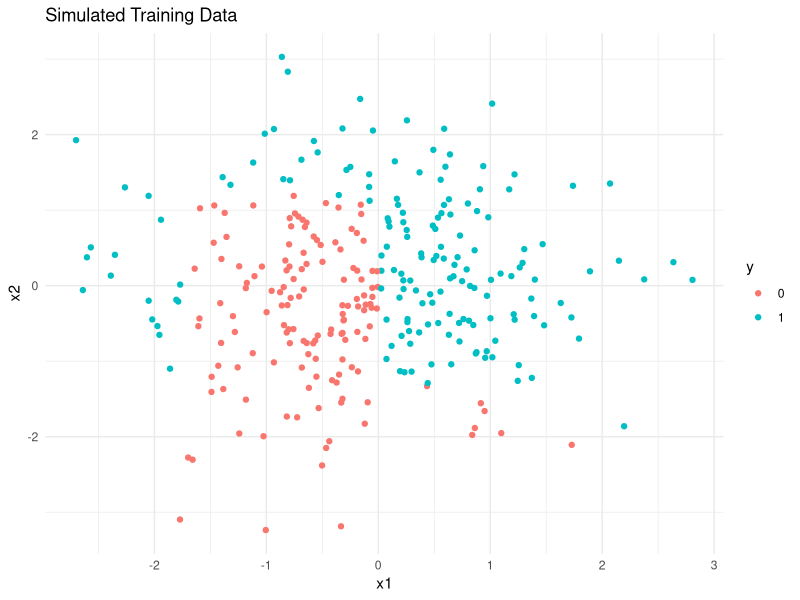
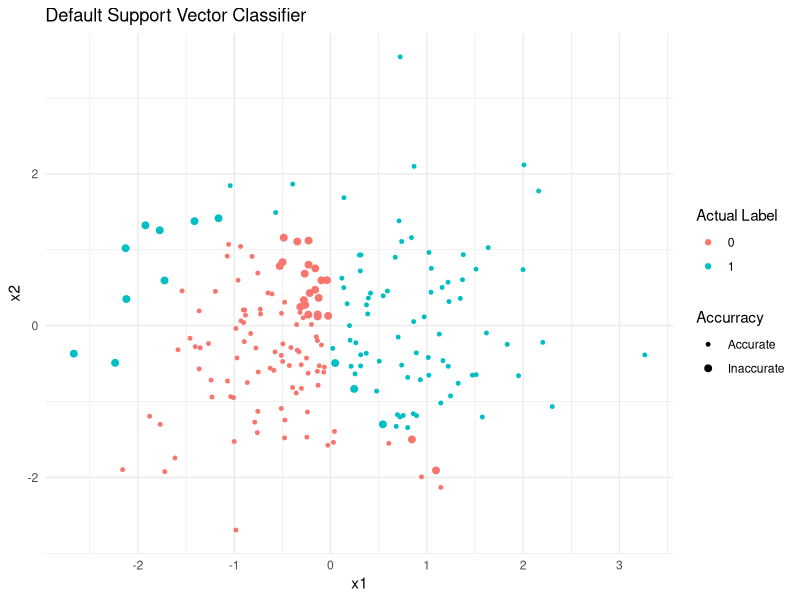
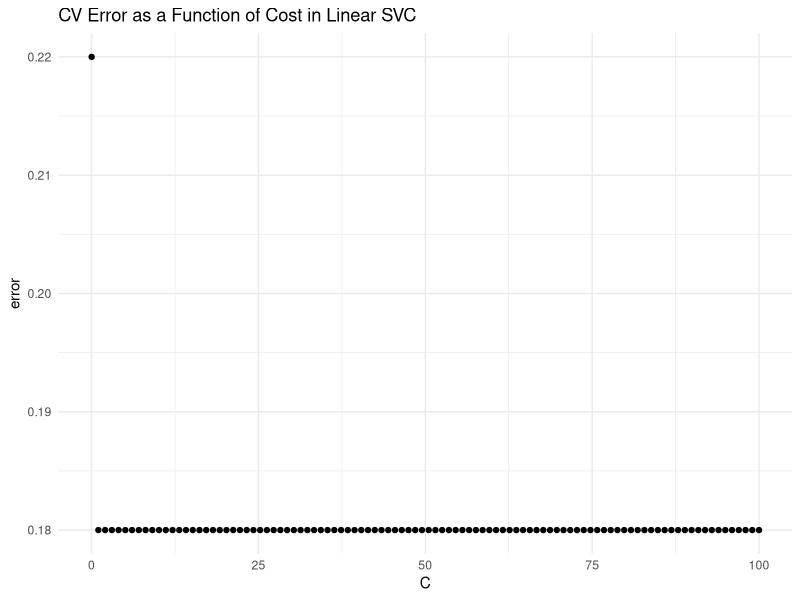
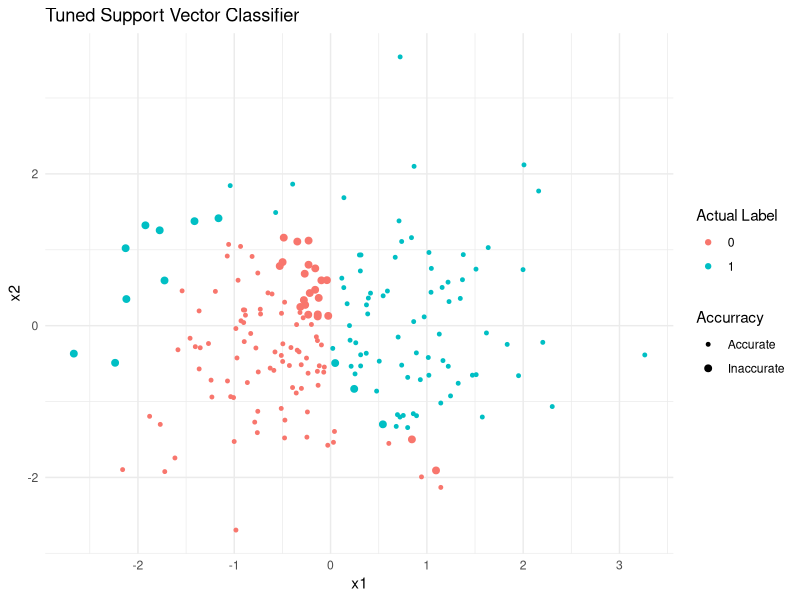
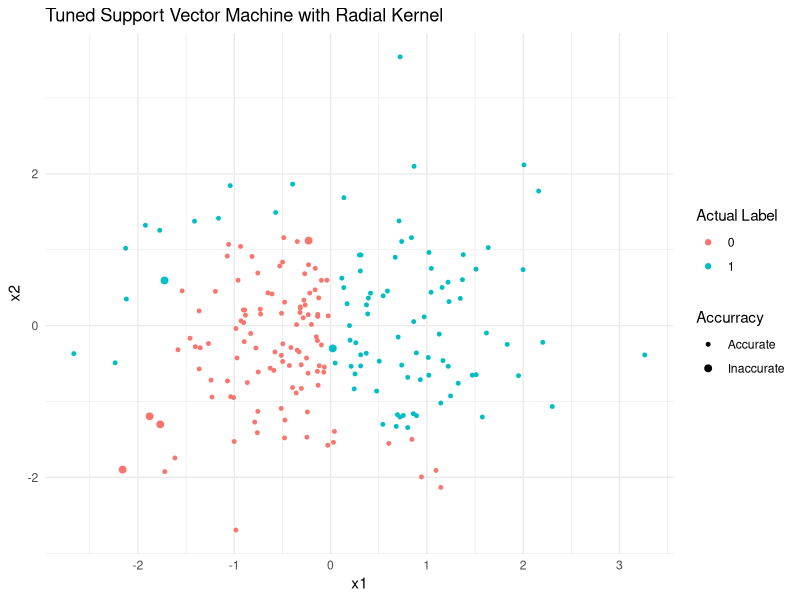
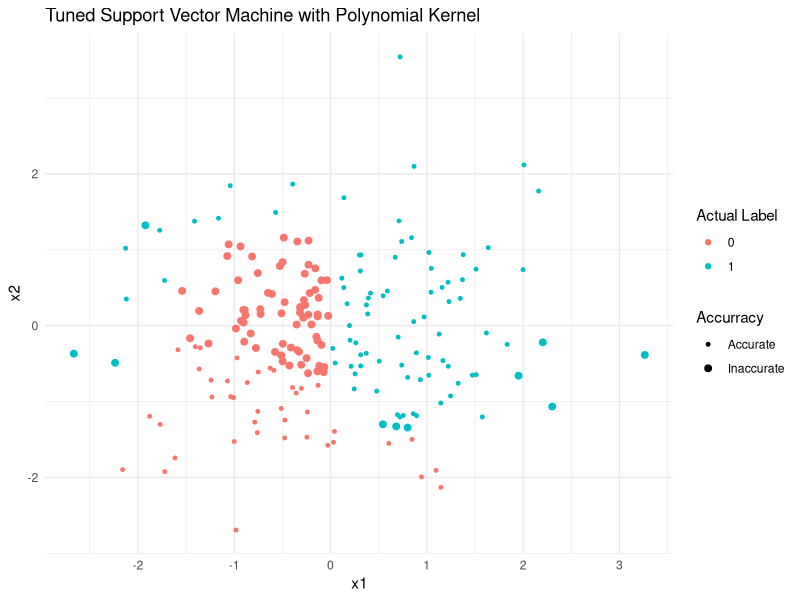
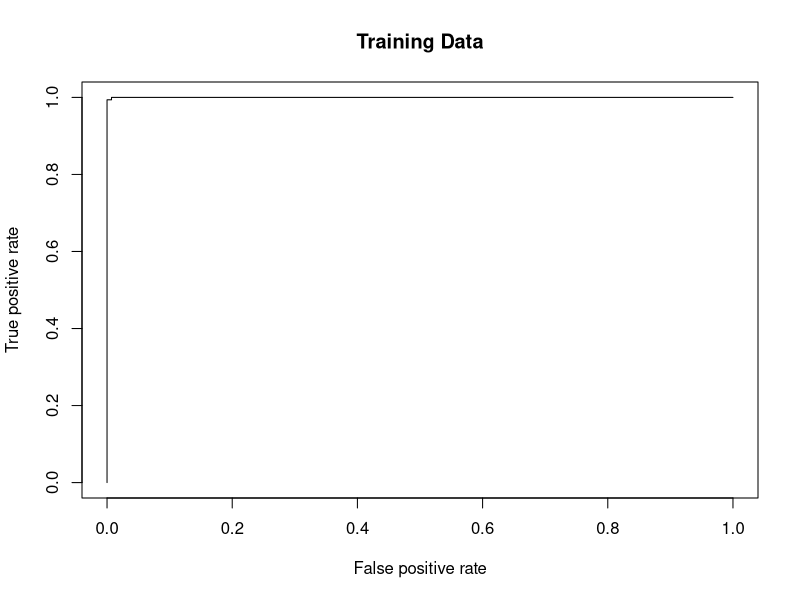
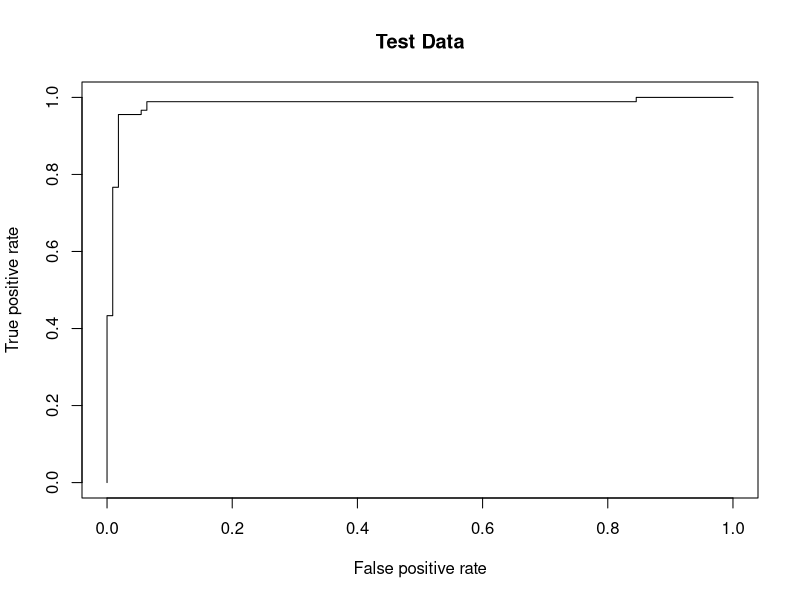

Write R code to recreate these figures, in order.
## ---- chunk 1
knitr::opts_chunk$set(echo = TRUE)
## ---- chunk 2
rm(list = ls())
library(tidyverse)
library(gridExtra)
library(e1071)
library(ROCR)
## ---- chunk 3
set.seed(2019)
x1 = rnorm(500) 
x2 = rnorm(500) 
y = as.factor(ifelse(0.6*x2^5 - 0.5*x2^3 + 1.2*x1^2 + 2*x1 >  0, 1, 0))
df = data.frame(x1, x2, y)
indices = sample(1:nrow(df), size = 0.6*nrow(df))
train = df[indices,]
test = df[-indices,]
ggplot(train, aes(x = x1, y = x2, color = y)) + geom_point() + 
  ggtitle("Simulated Training Data") + 
  theme_minimal()
## ---- chunk 4
model_svc = svm(y~., data = train, 
                kernel = "linear")
summary(model_svc)
## ---- chunk 5
table(predictions = predict(model_svc), 
      actual = train$y)
## ---- chunk 6
table(predictions = predict(model_svc, test), 
      actual = test$y)
## ---- chunk 7
mean(predict(model_svc, test) != test$y)
## ---- chunk 8
ggplot(test, aes(x = x1, y = x2, color = y)) + 
  geom_point(aes(size = predict(model_svc, test) != y)) + 
  labs(color = "Actual Label", size = "Accuracy") + 
  scale_size_discrete(name="Accurracy",
                      range = c(1, 2), 
                      labels=c("Accurate", "Inaccurate")) + 
  ggtitle("Default Support Vector Classifier") + 
  theme_minimal()
## ---- chunk 9
model_svc_more_cost = svm(y~., data = train, 
                          kernel = "linear", cost = 100)
table(predictions = predict(model_svc_more_cost, test), 
      actual = test$y)
## ---- chunk 10
model_svc_less_cost = svm(y~., data = train, 
                          kernel = "linear", cost = 0.01)
table(predictions = predict(model_svc_less_cost, test), 
      actual = test$y)
## ---- chunk 11
set.seed(1)
model_svc_tune = tune(svm, y~., data = train, 
                      kernel = "linear", 
                      ranges = list(cost = seq(0.01, 100, 
                                               length = 100)))
## ---- chunk 12
model_svc_tune$best.parameters
## ---- chunk 13
error_cv_df = data.frame(C = model_svc_tune$performances$cost,
                         error = model_svc_tune$performances$error)
ggplot(error_cv_df, aes(x = C, y = error)) + 
  geom_point() + 
  ggtitle("CV Error as a Function of Cost in Linear SVC") + 
  theme_minimal()
## ---- chunk 14
mean(predict(model_svc_tune$best.model, test) != test$y)
## ---- chunk 15
ggplot(test, aes(x = x1, y = x2, color = y)) + 
  geom_point(aes(size = predict(model_svc_tune$best.model, test) != y)) + 
  labs(color = "Actual Label", size = "Accuracy") + 
  scale_size_discrete(name="Accurracy",
                      range = c(1, 2), 
                      labels=c("Accurate", "Inaccurate")) + 
  ggtitle("Tuned Support Vector Classifier") + 
  theme_minimal()
## ---- chunk 16
table(predictions = predict(model_svc_tune$best.model, test), 
      actual = test$y)
## ---- chunk 17
model_svm_rad = svm(y~., data = train, 
                    kernel = "radial", gamma = 1)
summary(model_svm_rad)
## ---- chunk 18
mean(predict(model_svm_rad, test) != test$y)
## ---- chunk 19
table(predictions = predict(model_svm_rad, test), 
      actual = test$y)
## ---- chunk 20
set.seed(1)
model_svm_rad_tune = tune(svm, y~., data = train, 
                          kernel = "radial",
                          ranges = list(cost = c(0.1, 1, 10,
                                                 100, 1000),
                                        gamma = seq(0.01, 1, 
                                                    length = 100)))
model_svm_rad_tune$best.model
## ---- chunk 21
mean(predict(model_svm_rad_tune$best.model, test) != test$y)
## ---- chunk 22
table(predictions = predict(model_svm_rad_tune$best.model, test),
      actual = test$y)
## ---- chunk 23
ggplot(test, aes(x = x1, y = x2, color = y)) + 
  geom_point(aes(size = predict(model_svm_rad_tune$best.model, test) != y)) + 
  labs(color = "Actual Label", size = "Accuracy") + 
  scale_size_discrete(name="Accurracy",
                      range = c(1, 2), 
                      labels=c("Accurate", "Inaccurate")) + 
  ggtitle("Tuned Support Vector Machine with Radial Kernel") + 
  theme_minimal()
## ---- chunk 24
model_svm_poly = svm(y~., data = train, 
                     kernel = "polynomial", degree = 2)
summary(model_svm_poly)
## ---- chunk 25
mean(predict(model_svm_poly, test) != test$y)
## ---- chunk 26
table(predictions = predict(model_svm_poly, test), 
      actual = test$y)
## ---- chunk 27
set.seed(1)
model_svm_poly_tune = tune(svm, y~., data = train, 
                           kernel = "polynomial",
                          ranges = list(cost = c(0.1, 1, 10,100),
                                        degree = c(2, 3, 4, 5)))
model_svm_poly_tune$best.model
## ---- chunk 28
mean(predict(model_svm_poly_tune$best.model, test) != test$y)
## ---- chunk 29
table(predictions = predict(model_svm_poly_tune$best.model, test), 
      actual = test$y)
## ---- chunk 30
ggplot(test, aes(x = x1, y = x2, color = y)) + 
  geom_point(aes(size = predict(model_svm_poly_tune$best.model, test) != y)) + 
  labs(color = "Actual Label", size = "Accuracy") + 
  scale_size_discrete(name="Accurracy",
                      range = c(1, 2), 
                      labels=c("Accurate", "Inaccurate")) + 
  ggtitle("Tuned Support Vector Machine with Polynomial Kernel") + 
  theme_minimal()
## ---- chunk 31
rocplot = function(pred, truth, ...){
  predob = prediction(pred, truth)
  perf = performance(predob, "tpr", "fpr")
  plot(perf, ...)
}
## ---- chunk 32
roc_model = svm(y~., data = train, kernel = "radial", 
                gamma = 100, cost = 0.36, decision.values = TRUE)
fitted_vals = attributes(predict(roc_model, 
                                 train, 
                                 decision.values = TRUE))$decision.values
## ---- chunk 33
rocplot(fitted_vals, train$y, 
        main = "Training Data")
## ---- chunk 34
fitted_vals = attributes(predict(roc_model, 
                                 test, 
                                 decision.values = TRUE))$decision.values
rocplot(fitted_vals, test$y, 
        main = "Test Data")
## ---- chunk 35
set.seed(2019)
x1 = rnorm(500) 
x2 = rnorm(500) 
y = as.factor(cut(0.02*x1^3 + 0.1*x2^2, 4, 
                  labels = c(0, 1, 2, 3)))
df = data.frame(x1, x2, y)
indices = sample(1:nrow(df), size = 0.6*nrow(df))
train = df[indices,]
test = df[-indices,]
ggplot(train, aes(x = x1, y = x2, color = y)) + 
  geom_point() + 
  ggtitle("Simulated Training Data with 4 Classes") + 
  theme_minimal()
## ---- chunk 36
class_4_model_svc = svm(y~., data = train, 
                        kernel = "linear")
## ---- chunk 37
mean(predict(class_4_model_svc, test) != test$y) 
## ---- chunk 38
table(predictions = predict(class_4_model_svc, test), 
      actual = test$y)
## ---- chunk 39
model_4_model_svm_poly = svm(y~., data = train, 
                             kernel = "polynomial", degree = 2)
mean(predict(model_4_model_svm_poly, test) != test$y)
## ---- chunk 40
table(predictions = predict(model_4_model_svm_poly, test), 
      actual = test$y)
## ---- chunk 41
model_4_model_svm_rad = svm(y~., data = train, 
                            kernel = "radial", gamma = 1)
mean(predict(model_4_model_svm_rad, test) != test$y)
## ---- chunk 42
table(predictions = predict(model_4_model_svm_rad, test), 
      actual = test$y)
## ---- chunk 43
ggplot(test, aes(x = x1, y = x2, color = y)) + 
  geom_point(aes(size = predict(model_4_model_svm_rad, test) != y)) + 
  labs(color = "Actual Label", size = "Accuracy") + 
  scale_size_discrete(name="Accurracy",
                      range = c(1, 2), 
                      labels=c("Accurate", "Inaccurate")) + 
  labs(color = "Actual Label", size = "Accuracy") + 
  ggtitle("Classification of Four Classes using Radial Kernel") + 
  theme_minimal()
